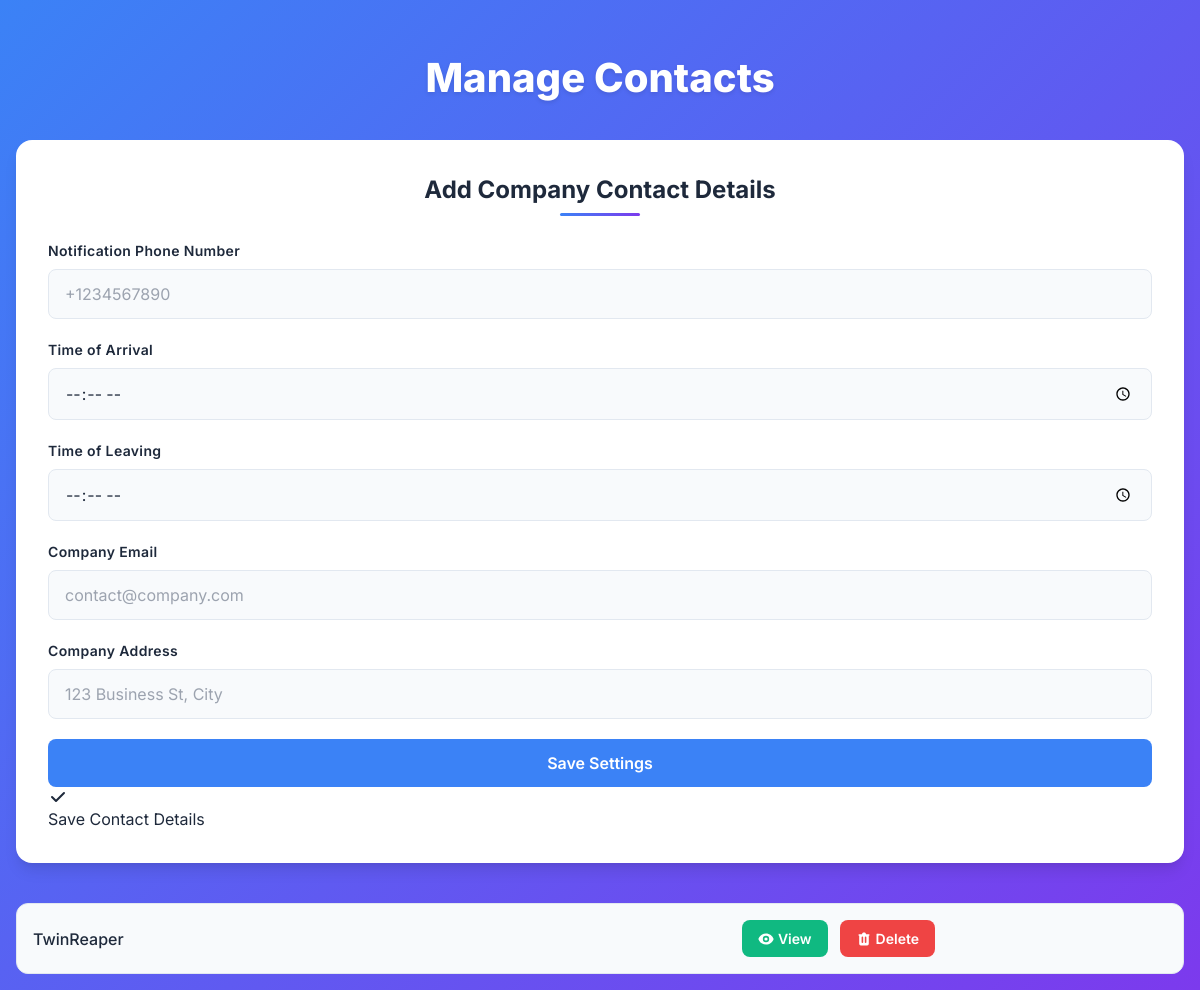
The app's page /settings, older data.
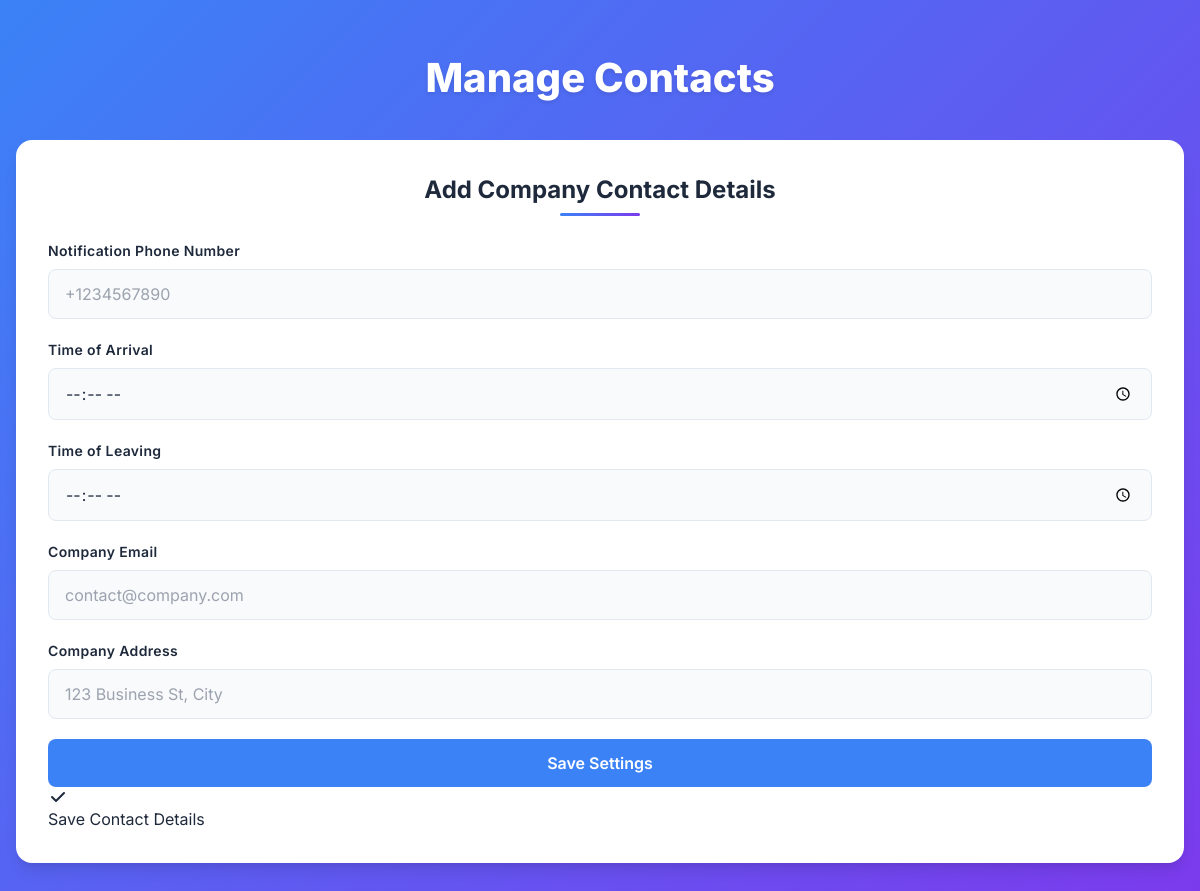
The same page, newer data.
### tables this page shows
CREATE TABLE users (
                id INTEGER PRIMARY KEY AUTOINCREMENT,
                username TEXT UNIQUE NOT NULL,
                password TEXT NOT NULL,
                profile_photo TEXT,
                email TEXT,
                phone TEXT
            );

### app.py (the view, shortened to what this page needs)
@app.route('/settings', methods=['GET', 'POST'])
def settings():
    conn = sqlite3.connect('furniture.db')
    c = conn.cursor()
    current_data = {
        'time_in': '',
        'time_out': '',
        'email': '',
        'address': '',
        'phone': ''
    }
    c.execute("SELECT id, username, email, phone, profile_photo FROM users")
    users = c.fetchall()
    user_list = [
        {
            'id': user[0],
            'username': user[1],
            'email': user[2],
            'phone': user[3],
            'profile_photo': user[4]
        }
        for user in users
    ]
    c.execute('SELECT time_in, time_out, email, address, phone FROM policy LIMIT 1')
    row = c.fetchone()
    conn.close()
    return render_template('settings.html', data=current_data, users=user_list)

### templates/settings.html (shortened to what this page needs)
<!DOCTYPE html>
<html lang="en">
  <head>
    <link
      href="https://cdn.jsdelivr.net/npm/tailwindcss@2.2.19/dist/tailwind.min.css"
      rel="stylesheet"
    />
  </head>
  <body>
    <div class="main-content">
      <h1>Manage Contacts</h1>
      <div class="card">
        <h2>Add Company Contact Details</h2>
<form action="/settings" method="POST">
  <div class="form-group">
    <label for="phone">Notification Phone Number</label>
    <input
      type="tel"
      id="phone"
      name="phone"
      class="form-control"
      placeholder="+1234567890"
      value="{{ data.phone }}"
      required
    />
  </div>
  <div class="form-group">
    <label for="arrival_time">Time of Arrival</label>
    <input
      type="time"
      id="arrival_time"
      name="time_in"
      class="form-control"
      value="{{ data.time_in }}"
      required
    />
  </div>
  <div class="form-group">
    <label for="leaving_time">Time of Leaving</label>
    <input
      type="time"
      id="leaving_time"
      name="time_out"
      class="form-control"
      value="{{ data.time_out }}"
      required
    />
  </div>
  <div class="form-group">
    <label for="company_email">Company Email</label>
    <input
      type="email"
      id="company_email"
      name="email"
      class="form-control"
      placeholder="contact@company.com"
      value="{{ data.email }}"
      required
    />
  </div>
  <div class="form-group">
    <label for="address">Company Address</label>
    <input
      type="text"
      id="address"
      name="address"
      class="form-control"
      placeholder="123 Business St, City"
      value="{{ data.address }}"
      required
    />
  </div>
  <button type="submit" class="btn btn-primary">Save Settings</button>
</form>
            <svg
              xmlns="http://www.w3.org/2000/svg"
              class="h-5 w-5 mr-2"
              viewBox="0 0 20 20"
              fill="currentColor"
            >
              <path
                fill-rule="evenodd"
                d="M16.707 5.293a1 1 0 010 1.414l-8 8a1 1 0 01-1.414 0l-4-4a1 1 0 011.414-1.414L8 12.586l7.293-7.293a1 1 0 011.414 0z"
                clip-rule="evenodd"
              />
            </svg>
            Save Contact Details
      </div>
 {% for user in users %}
<div class="user-item">
  <div class="user-main">
    <span class="user-name">{{ user.username }}</span>
    <div class="user-actions">
      <button
        class="btn btn-success btn-sm"
        onclick="toggleUserDetails('user{{ user.id }}')"
      >
        View
      </button>
      <button
        class="btn btn-danger btn-sm"
        onclick="deleteUser('user{{ user.id }}')"
      >
        Delete
      </button>
    </div>
  </div>
{% endfor %}
      </div>
    </div>
  </body>
</html>

### templates/settings.html (style rules this page uses)
:root { --primary-color: #2563eb; --secondary-color: #f8fafc; --accent-color: #3b82f6; --purple-color: #7c3aed; --text-color: #1e293b; --success-color: #10b981; --danger-color: #ef4444; --tile-bg: #ffffff; --card-shadow: 0 10px 15px -3px rgba(0, 0, 0, 0.1), 0 4px 6px -2px rgba(0, 0, 0, 0.05); }
body { font-family: "Inter", -apple-system, BlinkMacSystemFont, sans-serif; min-height: 100vh; background: linear-gradient( 135deg, var(--accent-color), var(--purple-color) ); color: var(--text-color); padding: 1rem; display: flex; flex-direction: column; align-items: center; }
.main-content { width: 100%; max-width: 1200px; margin: 0 auto; }
h1 { font-size: 2.5rem; font-weight: 800; color: white; text-align: center; margin: 2rem 0; text-shadow: 0 2px 4px rgba(0, 0, 0, 0.1); }
.card { background: var(--tile-bg); border-radius: 1rem; padding: 2rem; box-shadow: var(--card-shadow); margin-bottom: 2.5rem; transition: transform 0.3s ease, box-shadow 0.3s ease; }
h2 { font-size: 1.5rem; font-weight: 700; color: var(--text-color); margin-bottom: 1.5rem; text-align: center; position: relative; padding-bottom: 0.5rem; }
h2::after { content: ""; position: absolute; bottom: 0; left: 50%; transform: translateX(-50%); width: 80px; height: 3px; background: linear-gradient( to right, var(--accent-color), var(--purple-color) ); border-radius: 3px; }
.form-group { margin-bottom: 1.25rem; }
.form-group label { display: block; font-size: 0.875rem; font-weight: 600; color: var(--text-color); margin-bottom: 0.5rem; letter-spacing: 0.025em; }
.form-control { width: 100%; padding: 0.75rem 1rem; border: 1px solid #e2e8f0; border-radius: 0.5rem; font-size: 1rem; color: var(--text-color); background: var(--secondary-color); transition: all 0.3s ease; }
.btn { display: inline-flex; align-items: center; justify-content: center; padding: 0.75rem 1.5rem; border-radius: 0.5rem; font-size: 1rem; font-weight: 600; cursor: pointer; transition: all 0.3s ease; border: none; }
.btn-primary { background: var(--accent-color); color: white; width: 100%; }
.card { animation: fadeIn 0.5s ease-out forwards; }
.card:nth-child(2) { animation-delay: 0.1s; }

Row changes from the older to the newer data that the page shows:
removed users: username "TwinReaper"
